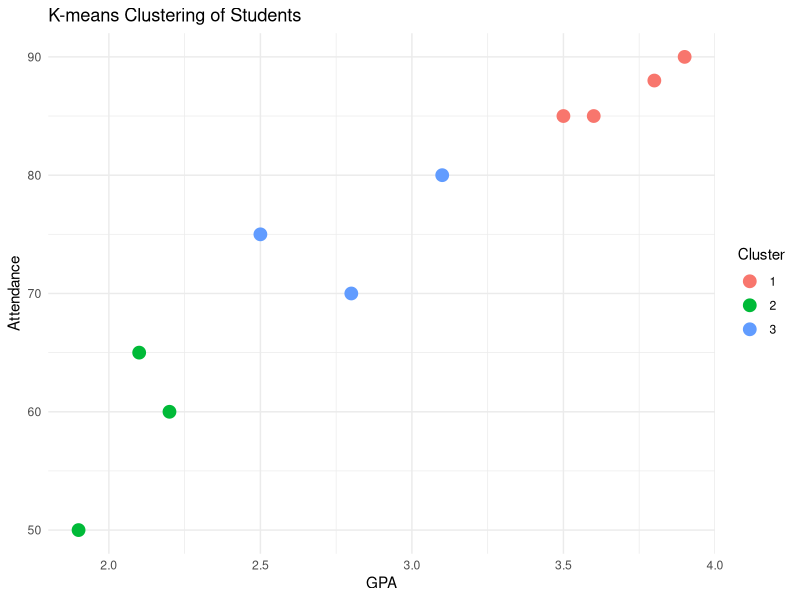
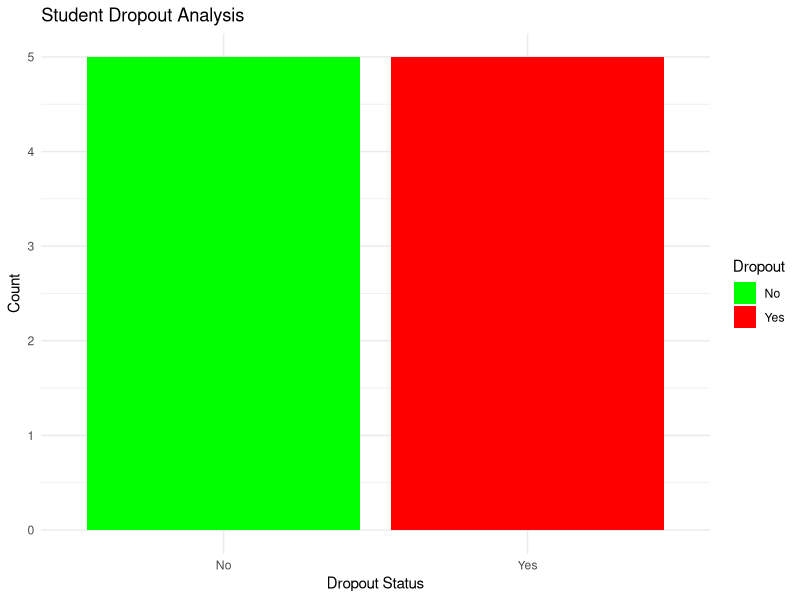

The R script that drew these images, in order: (Note: this script raises an error after producing the figures.)
# Student Dropout Analysis — R Script
# ITC355 Assignment 1: Solving Problems Faced by University Students
# Descriptive, Predictive & Prescriptive Analytics using R

# ---- Install & Load Required Packages ----
install.packages(c("ggplot2", "randomForest", "pROC", "caret", "dplyr", "cluster", "fpc"))
library(ggplot2)
library(randomForest)
library(pROC)
library(caret)
library(dplyr)
library(cluster)
library(fpc)


# ============================================================
# 1. Descriptive Analytics — K-means Clustering (GPA & Attendance)
# ============================================================
# Load the CSV data
student_data <- read.csv("../data/student_performance.csv")

# Select relevant features for clustering
student_data_for_clustering <- student_data[, c("GPA", "Attendance")]

# Perform K-means clustering
set.seed(123)
kmeans_result <- kmeans(student_data_for_clustering, centers = 3)

# Add the cluster assignments to the original data
student_data$Cluster <- as.factor(kmeans_result$cluster)

# Plot the clustering results
ggplot(student_data, aes(x = GPA, y = Attendance, color = Cluster)) +
  geom_point(size = 4) +
  labs(title = "K-means Clustering of Students", x = "GPA", y = "Attendance") +
  theme_minimal()


# ============================================================
# 2. Descriptive Analytics — Churn Analysis Visualization
# ============================================================
# Load churn analysis data
churn_data <- read.csv("../data/churn_analysis.csv")

# Create a bar chart for churn analysis
churn_plot <- ggplot(churn_data, aes(x = Dropout, fill = Dropout)) +
  geom_bar() +
  labs(title = "Student Dropout Analysis", x = "Dropout Status", y = "Count") +
  scale_fill_manual(values = c("green", "red")) +
  theme_minimal()

# Display the churn plot
print(churn_plot)


# ============================================================
# 3. Predictive Analytics — Random Forest Model & Feature Importance
# ============================================================
# Load the dataset for the random forest model
rf_data <- read.csv("../data/feature_importance.csv")

# Build a random forest model to predict 'Churn' (Dropout)
rf_model <- randomForest(Churn ~ GPA + Attendance + FinancialAid, data = rf_data, importance = TRUE)

# Print model summary
print(rf_model)

# Plot feature importance
importance(rf_model)
varImpPlot(rf_model, main = "Feature Importance for Predicting Student Dropout")


# ============================================================
# 4. Predictive Analytics — Confusion Matrix & ROC Curve
# ============================================================
# Assuming we have a trained model and predicted values
predictions <- predict(rf_model, rf_data)
conf_matrix <- confusionMatrix(predictions, rf_data$Churn)

# Print confusion matrix
print(conf_matrix)

# ROC curve
roc_curve <- roc(rf_data$Churn, as.numeric(predictions), plot = TRUE, main = "ROC Curve for Predicting Dropout")


# ============================================================
# 5. Prescriptive Analytics — Retention Strategy Visualization (Gantt Chart)
# ============================================================
# Sample data for Gantt chart
gantt_data <- data.frame(
  Task = c("Provide Tutoring", "Offer Financial Aid", "Provide Counseling", "Engage in Social Activities"),
  Start = as.Date(c("2025-04-01", "2025-04-15", "2025-05-01", "2025-06-01")),
  End = as.Date(c("2025-04-30", "2025-05-15", "2025-06-01", "2025-06-30"))
)

# Plot Gantt chart
ggplot(gantt_data, aes(x = Start, xend = End, y = Task, yend = Task)) +
  geom_segment(size = 8, color = "skyblue") +
  labs(title = "Retention Strategy Timeline", x = "Date", y = "Task") +
  theme_minimal() +
  theme(axis.text.x = element_text(angle = 45, hjust = 1))
